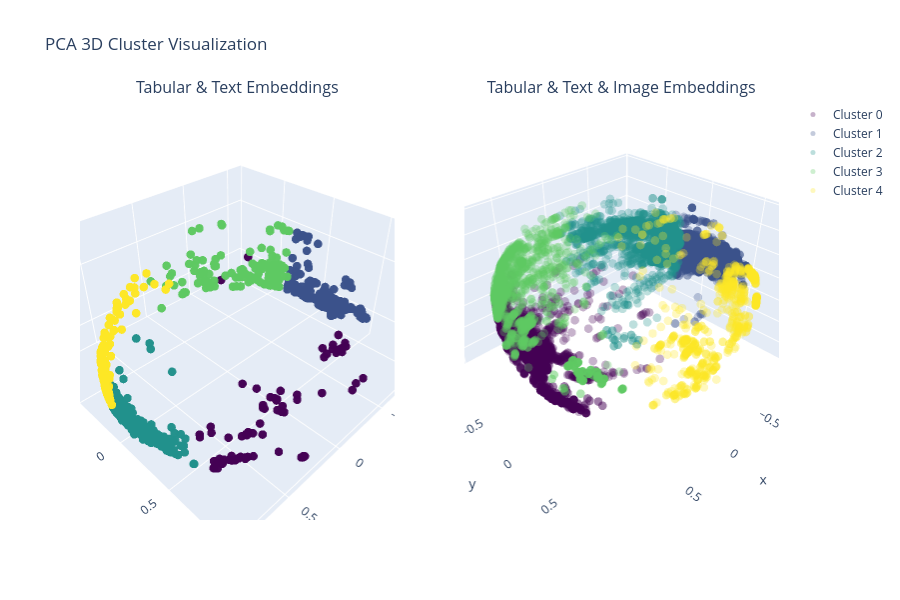

Source (notebook cell):
### Markdown cell above
## ⑭ PCA 3D Visualization

### Code cell
pca_img_3d = PCA(n_components=3, random_state=42)
pca_img_3d_results = pca_img_3d.fit_transform(full_embeddings_txtimg)

pca_txt_3d = PCA(n_components=3, random_state=42)
pca_txt_3d_results = pca_txt_3d.fit_transform(full_embeddings_txt)

import plotly.graph_objs as go
from plotly.subplots import make_subplots
import matplotlib.colors as mcolors

unique_cluster_ids_img = np.unique(kmeans_txtimg_labels)
unique_cluster_ids_txt = np.unique(kmeans_txt_labels)
colors_img = [mcolors.rgb2hex(cm.viridis(i)) for i in np.linspace(0, 1, len(unique_cluster_ids_img))]
colors_txt = [mcolors.rgb2hex(cm.viridis(i)) for i in np.linspace(0, 1, len(unique_cluster_ids_txt))]

fig = make_subplots(
    rows=1, cols=2,
    specs=[[{"type": "scatter3d"}, {"type": "scatter3d"}]],
    subplot_titles=("Tabular & Text Embeddings", "Tabular & Text & Image Embeddings"),
)

for i, cluster_id in enumerate(unique_cluster_ids_txt):
    mask = kmeans_txt_labels == cluster_id
    fig.add_trace(go.Scatter3d(
        x=pca_txt_3d_results[mask, 0], y=pca_txt_3d_results[mask, 1], z=pca_txt_3d_results[mask, 2],
        mode="markers", marker=dict(size=5, color=colors_txt[i], opacity=0.3),
        name=f"Cluster {cluster_id}", showlegend=True,
    ), row=1, col=1)

for i, cluster_id in enumerate(unique_cluster_ids_img):
    mask = kmeans_txtimg_labels == cluster_id
    fig.add_trace(go.Scatter3d(
        x=pca_img_3d_results[mask, 0], y=pca_img_3d_results[mask, 1], z=pca_img_3d_results[mask, 2],
        mode="markers", marker=dict(size=5, color=colors_img[i], opacity=0.3),
        name=f"Cluster {cluster_id}", showlegend=False,
    ), row=1, col=2)

fig.update_layout(height=600, width=900, title_text="PCA 3D Cluster Visualization")
fig.show()
print("✅ 3D plot rendered")

### Figure 1 — Plotly figure (JSON) as saved in the notebook; plotly's stock layout.template omitted (floating-point values rounded to 4 significant figures; data arrays with more than 128 entries replaced by an {"elided": "..."} marker saying what was removed)
{"data": [{"marker": {"color": "#440154", "opacity": 0.3, "size": 5}, "mode": "markers", "name": "Cluster 0", "scene": "scene", "showlegend": true, "type": "scatter3d", "x": {"elided": "1032 float values"}, "y": {"elided": "1032 float values"}, "z": {"elided": "1032 float values"}}, {"marker": {"color": "#3b528b", "opacity": 0.3, "size": 5}, "mode": "markers", "name": "Cluster 1", "scene": "scene", "showlegend": true, "type": "scatter3d", "x": {"elided": "5124 float values"}, "y": {"elided": "5124 float values"}, "z": {"elided": "5124 float values"}}, {"marker": {"color": "#21918c", "opacity": 0.3, "size": 5}, "mode": "markers", "name": "Cluster 2", "scene": "scene", "showlegend": true, "type": "scatter3d", "x": {"elided": "5292 float values"}, "y": {"elided": "5292 float values"}, "z": {"elided": "5292 float values"}}, {"marker": {"color": "#5ec962", "opacity": 0.3, "size": 5}, "mode": "markers", "name": "Cluster 3", "scene": "scene", "showlegend": true, "type": "scatter3d", "x": {"elided": "1452 float values"}, "y": {"elided": "1452 float values"}, "z": {"elided": "1452 float values"}}, {"marker": {"color": "#fde725", "opacity": 0.3, "size": 5}, "mode": "markers", "name": "Cluster 4", "scene": "scene", "showlegend": true, "type": "scatter3d", "x": {"elided": "2136 float values"}, "y": {"elided": "2136 float values"}, "z": {"elided": "2136 float values"}}, {"marker": {"color": "#440154", "opacity": 0.3, "size": 5}, "mode": "markers", "name": "Cluster 0", "scene": "scene2", "showlegend": false, "type": "scatter3d", "x": {"elided": "5564 float values"}, "y": {"elided": "5564 float values"}, "z": {"elided": "5564 float values"}}, {"marker": {"color": "#3b528b", "opacity": 0.3, "size": 5}, "mode": "markers", "name": "Cluster 1", "scene": "scene2", "showlegend": false, "type": "scatter3d", "x": {"elided": "4953 float values"}, "y": {"elided": "4953 float values"}, "z": {"elided": "4953 float values"}}, {"marker": {"color": "#21918c", "opacity": 0.3, "size": 5}, "mode": "markers", "name": "Cluster 2", "scene": "scene2", "showlegend": false, "type": "scatter3d", "x": {"elided": "2152 float values"}, "y": {"elided": "2152 float values"}, "z": {"elided": "2152 float values"}}, {"marker": {"color": "#5ec962", "opacity": 0.3, "size": 5}, "mode": "markers", "name": "Cluster 3", "scene": "scene2", "showlegend": false, "type": "scatter3d", "x": {"elided": "1407 float values"}, "y": {"elided": "1407 float values"}, "z": {"elided": "1407 float values"}}, {"marker": {"color": "#fde725", "opacity": 0.3, "size": 5}, "mode": "markers", "name": "Cluster 4", "scene": "scene2", "showlegend": false, "type": "scatter3d", "x": {"elided": "960 float values"}, "y": {"elided": "960 float values"}, "z": {"elided": "960 float values"}}], "layout": {"annotations": [{"font": {"size": 16}, "showarrow": false, "text": "Tabular & Text Embeddings", "x": 0.225, "xanchor": "center", "xref": "paper", "y": 1.0, "yanchor": "bottom", "yref": "paper"}, {"font": {"size": 16}, "showarrow": false, "text": "Tabular & Text & Image Embeddings", "x": 0.775, "xanchor": "center", "xref": "paper", "y": 1.0, "yanchor": "bottom", "yref": "paper"}], "height": 600, "scene": {"domain": {"x": [0.0, 0.45], "y": [0.0, 1.0]}}, "scene2": {"domain": {"x": [0.55, 1.0], "y": [0.0, 1.0]}}, "title": {"text": "PCA 3D Cluster Visualization"}, "width": 900}}
